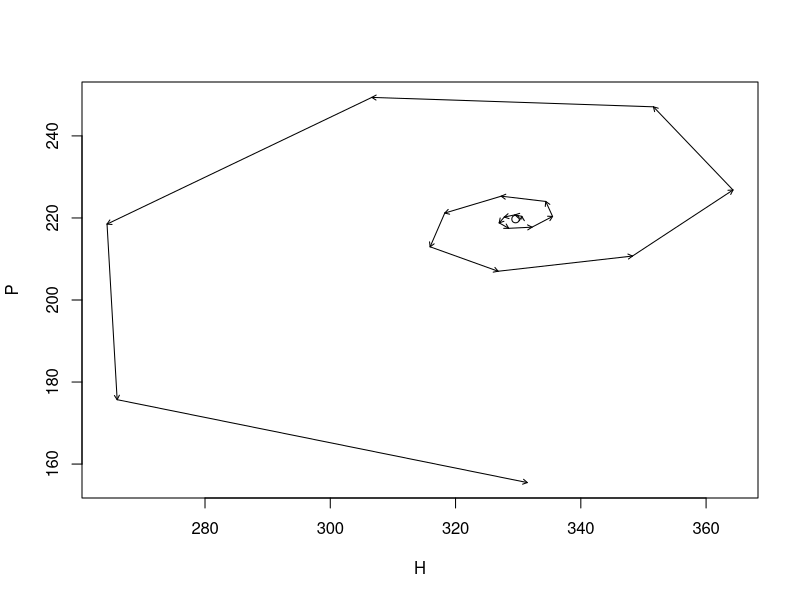
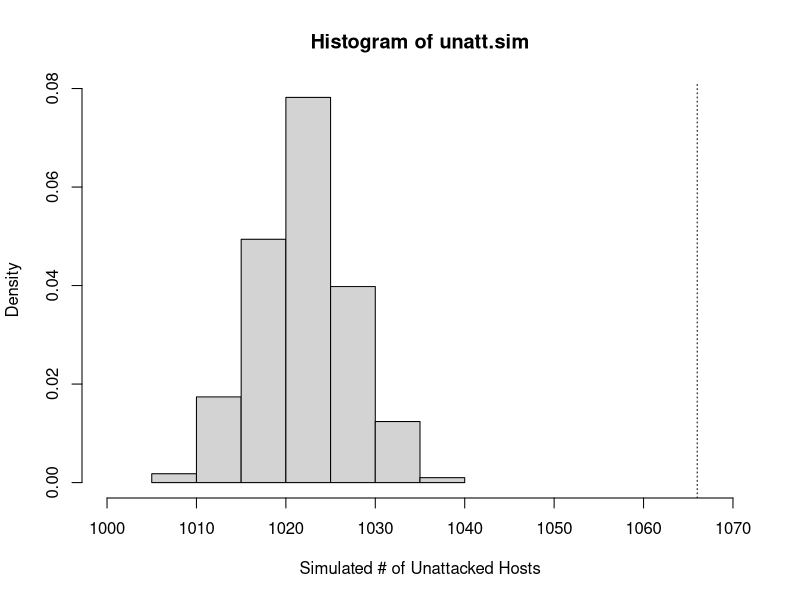
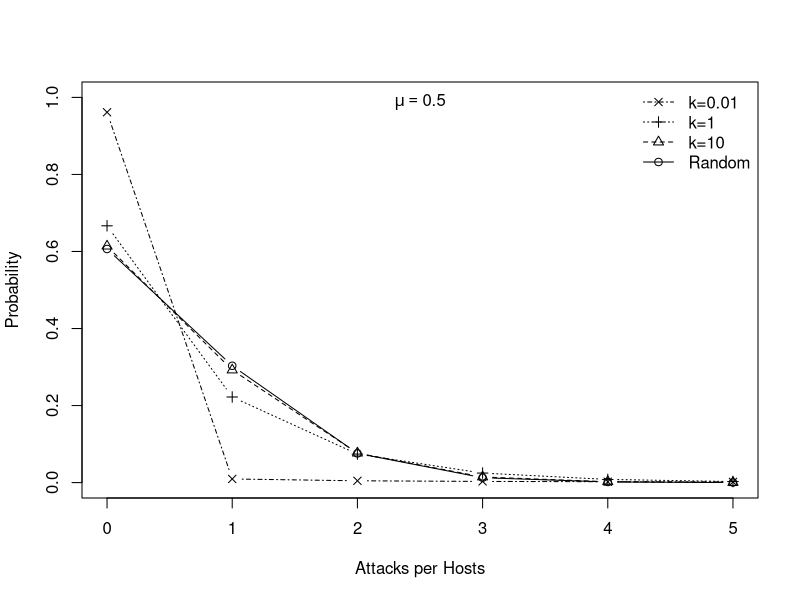
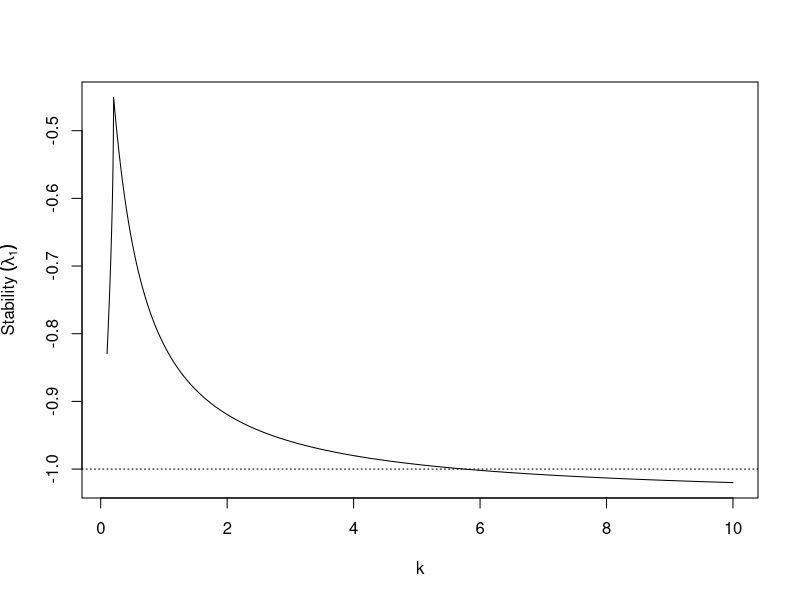
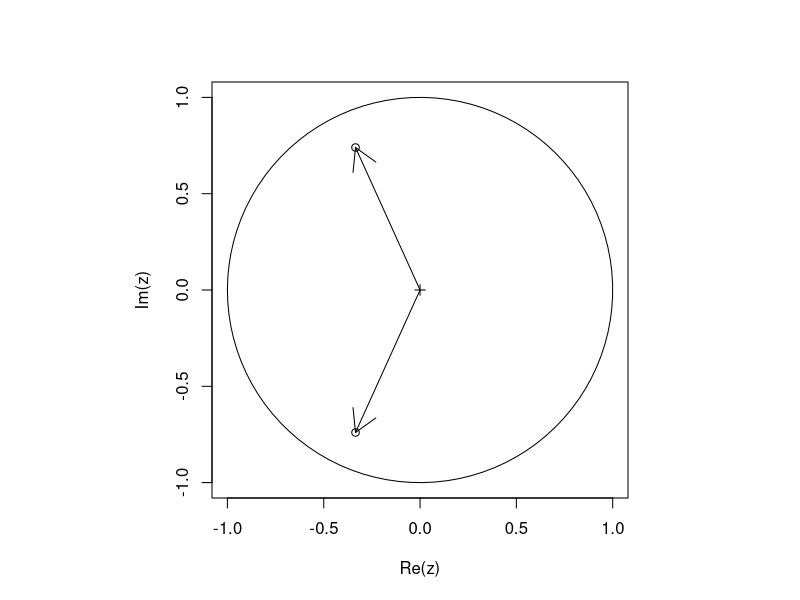
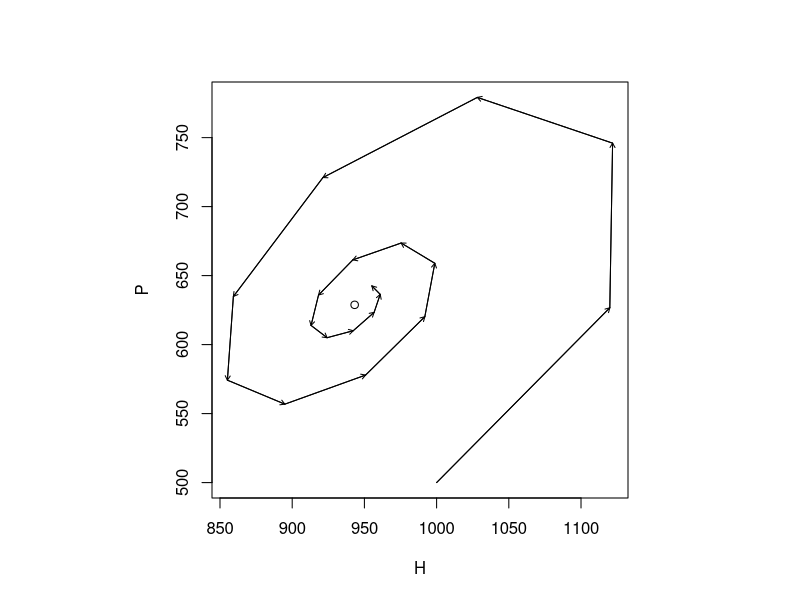

These figures' R source, in order:
## ---- chunk 1
time <- 20; R <- 3; a <- .005
HPs <- data.frame(Hs <- numeric(time), Ps <- numeric(time))
## ---- chunk 2
Pst <- log(R)/a; Hst <- Pst*R/(R-1) 
HPs[1, ] <- c(Hst+1, Pst)
## ---- chunk 3
for(t in 1:(time-1))  HPs[t+1,]  <- {H <- R * HPs[t,1] * exp( -a * HPs[t,2] )
                                 P <- HPs[t,1]*(1-exp(-a*HPs[t,2]))
                               c(H,P) }
## ---- chunk 4
plot(HPs[,1], HPs[,2], type="n", xlab="H", ylab="P"); points(Hst, Pst);
arrows(HPs[-time,1], HPs[-time,2], HPs[-1,1], HPs[-1,2], length=.05)
## ---- chunk 5
totals <- c(1066, 176, 48, 8, 5)
## ---- chunk 6
obs <- rep(0:4, totals)
## ---- chunk 7
H <- sum( totals )
No.attacks <- sum(obs)
mean.attacks <- mean(obs)
## ---- chunk 8
attack.events <- sample(x=1:H, size=No.attacks, replace=TRUE)
## ---- chunk 9
N.attacks.per.host <- table(attack.events)
## ---- chunk 10
(tmp <- table( N.attacks.per.host ) )
## ---- chunk 11
not.att <- H - sum(tmp)
## ---- chunk 12
obs.sim <- rep(0:max(N.attacks.per.host), c(not.att, tmp))
table(obs)
table(obs.sim)
## ---- chunk 13
n <- 1000
unatt.sim<- sapply(1:n, function(j) { ## Repeat n times...
  ## simulate the same number of attacks.
  host.sim.att <- sample(x=1:H, size=No.attacks, replace=TRUE)
  ## subtract the number of attacked hosts from the total in the host population
  ## The number of attacks on each attacked host
  attacks.per <- table(host.sim.att)
  ## the number of attacked hosts 
  n.attd <- length( attacks.per)
  ## the number not attacked
  H - n.attd
                         } )
## ---- chunk 14
hist(unatt.sim, xlab="Simulated # of Unattacked Hosts", 
     prob=TRUE, xlim=c(1000, 1070) )
abline(v=1066, lty=3)
abline(v=exp(-mean.attacks), lty=2)
## ---- chunk 15
(I <- var(obs)/mean(obs))
## ---- chunk 16
nb.dat <- cbind(
       Random = dnbinom(0:5, mu=.5, size=10^10),
      "k=10"=dnbinom(0:5, mu=.5, size=10),
      "k=1"=dnbinom(0:5, mu=.5, size=1),
      "k=0.01"=dnbinom(0:5, mu=.5, size=.01)
               )
matplot(0:5, nb.dat , type="b", pch=1:4, col=1, ylim=c(0,1),
        xlab="Attacks per Hosts", ylab="Probability") 
legend("topright", rev(colnames(nb.dat)), pch=4:1, lty=4:1, bty='n')
mtext(quote(mu== 0.5), padj=2)
## ---- chunk 17
F.H <- expression(R*H*(1+a*P/k)^-k - H )
F.P <- expression(H - H*(1+a*P/k)^-k - P)
F.H.H <- D(F.H, "H"); F.H.P <- D(F.H, "P")
F.P.H <- D(F.P, "H"); F.P.P <- D(F.P, "P")
## ---- chunk 18
k <- 10^seq(-1, 1, by=.01)
R <- 3
a <- .005
HPeigs <- sapply(k, function(ki) {
  k <- ki
  P <- k*(R^(1/k) - 1)/a
  H <- P * R/(R-1)
  jac <- matrix( c(eval(F.H.H), eval(F.H.P), eval(F.P.H), eval(F.P.P)), 
                nrow=2, byrow=TRUE )
eigen(jac)[["values"]] 
} )
## ---- chunk 19
modmaxs <- apply( HPeigs, 2, function(lambdas) {i <- which.max(Mod(lambdas))
                          sign(Re(lambdas[i])) * Mod(lambdas[i]) })
plot(k, modmaxs, type='l', ylab=quote("Stability "*(lambda[1])) )
abline(h=-1, lty=3)
## ---- chunk 20
th <- seq(-pi, pi, len=100)
z <- exp(1i*th)
## ---- chunk 21
#The complex number plane
par(pty="s")
plot(z, type="l")
points(0,0, pch=3); points(HPeigs[,100])
arrows(x0=c(0,0), y0=c(0,0), x1=Re(HPeigs[,100]), y1=Im(HPeigs[,100]))
## ---- chunk 22
time <- 20; R <- 3; a <- .005; k <- .6
HP2s <- data.frame(Hs = numeric(time), Ps = numeric(time))
## ---- chunk 23
P2st <- k*(R^(1/k) - 1)/a; H2st <- P2st * R/(R-1)
P2st;H2st
HP2s[1, ] <- c(1000,500)
## ---- chunk 24
for(t in 1:(time-1))  HP2s[t+1,]  <- {
  H <- R * HP2s[t,1] * (1+a*HP2s[t,2]/k)^(-k)
  P <- HP2s[t,1] - HP2s[t,1] * (1+a*HP2s[t,2]/k)^(-k)
                               c(H,P) }

## ---- chunk 25
{
  plot(HP2s[,1], HP2s[,2], type="l", xlab="H", ylab="P")
  points(H2st, P2st)
  arrows(HP2s[-time,1], HP2s[-time,2], HP2s[-1,1], HP2s[-1,2], length=.05)
}
